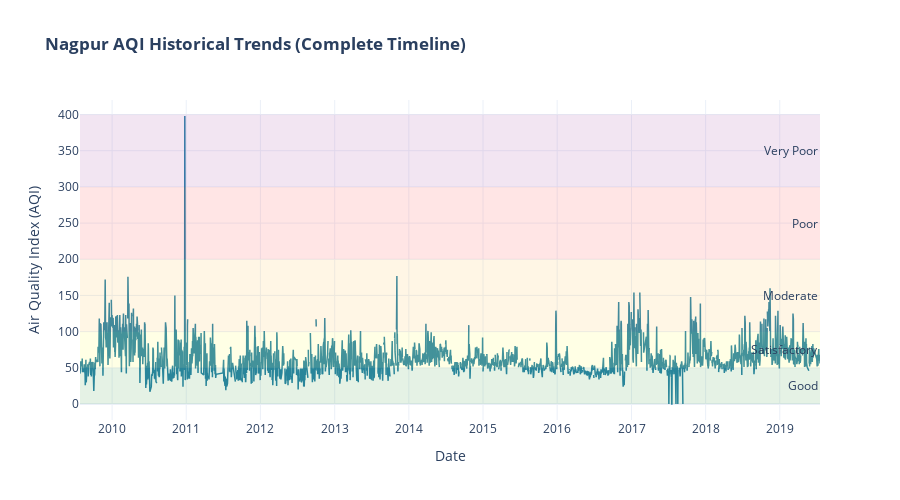

Notebook code for this chart:
### Markdown cell above
## Step 5: Time Series Visualization - Historical AQI Trends

### Code cell
# Complete historical AQI trend with category bands
fig = go.Figure()

# Add AQI line
fig.add_trace(go.Scatter(
    x=df['Date'],
    y=df['AQI'],
    mode='lines',
    name='AQI',
    line=dict(color='#2E86AB', width=1.5),
    hovertemplate='<b>Date:</b> %{x}<br><b>AQI:</b> %{y:.1f}<extra></extra>'
))

# Add category bands
fig.add_hrect(y0=0, y1=50, fillcolor="green", opacity=0.1, line_width=0, annotation_text="Good", annotation_position="right")
fig.add_hrect(y0=50, y1=100, fillcolor="yellow", opacity=0.1, line_width=0, annotation_text="Satisfactory", annotation_position="right")
fig.add_hrect(y0=100, y1=200, fillcolor="orange", opacity=0.1, line_width=0, annotation_text="Moderate", annotation_position="right")
fig.add_hrect(y0=200, y1=300, fillcolor="red", opacity=0.1, line_width=0, annotation_text="Poor", annotation_position="right")
fig.add_hrect(y0=300, y1=400, fillcolor="purple", opacity=0.1, line_width=0, annotation_text="Very Poor", annotation_position="right")

fig.update_layout(
    title='<b>Nagpur AQI Historical Trends (Complete Timeline)</b>',
    xaxis_title='Date',
    yaxis_title='Air Quality Index (AQI)',
    height=500,
    hovermode='x unified',
    template='plotly_white'
)

fig.show()

### Figure 1 — Plotly figure (JSON) as saved in the notebook; plotly's stock layout.template omitted (floating-point values rounded to 4 significant figures; data arrays with more than 128 entries replaced by an {"elided": "..."} marker saying what was removed)
{"data": [{"hovertemplate": "<b>Date:</b> %{x}<br><b>AQI:</b> %{y:.1f}<extra></extra>", "line": {"color": "#2E86AB", "width": 1.5}, "mode": "lines", "name": "AQI", "type": "scatter", "x": {"elided": "2974 str values"}, "y": {"elided": "2974 float values"}}], "layout": {"annotations": [{"showarrow": false, "text": "Good", "x": 1, "xanchor": "right", "xref": "x domain", "y": 25, "yanchor": "middle", "yref": "y"}, {"showarrow": false, "text": "Satisfactory", "x": 1, "xanchor": "right", "xref": "x domain", "y": 75, "yanchor": "middle", "yref": "y"}, {"showarrow": false, "text": "Moderate", "x": 1, "xanchor": "right", "xref": "x domain", "y": 150, "yanchor": "middle", "yref": "y"}, {"showarrow": false, "text": "Poor", "x": 1, "xanchor": "right", "xref": "x domain", "y": 250, "yanchor": "middle", "yref": "y"}, {"showarrow": false, "text": "Very Poor", "x": 1, "xanchor": "right", "xref": "x domain", "y": 350, "yanchor": "middle", "yref": "y"}], "height": 500, "hovermode": "x unified", "shapes": [{"fillcolor": "green", "line": {"width": 0}, "opacity": 0.1, "type": "rect", "x0": 0, "x1": 1, "xref": "x domain", "y0": 0, "y1": 50, "yref": "y"}, {"fillcolor": "yellow", "line": {"width": 0}, "opacity": 0.1, "type": "rect", "x0": 0, "x1": 1, "xref": "x domain", "y0": 50, "y1": 100, "yref": "y"}, {"fillcolor": "orange", "line": {"width": 0}, "opacity": 0.1, "type": "rect", "x0": 0, "x1": 1, "xref": "x domain", "y0": 100, "y1": 200, "yref": "y"}, {"fillcolor": "red", "line": {"width": 0}, "opacity": 0.1, "type": "rect", "x0": 0, "x1": 1, "xref": "x domain", "y0": 200, "y1": 300, "yref": "y"}, {"fillcolor": "purple", "line": {"width": 0}, "opacity": 0.1, "type": "rect", "x0": 0, "x1": 1, "xref": "x domain", "y0": 300, "y1": 400, "yref": "y"}], "title": {"text": "<b>Nagpur AQI Historical Trends (Complete Timeline)</b>"}, "xaxis": {"title": {"text": "Date"}}, "yaxis": {"title": {"text": "Air Quality Index (AQI)"}}}}
